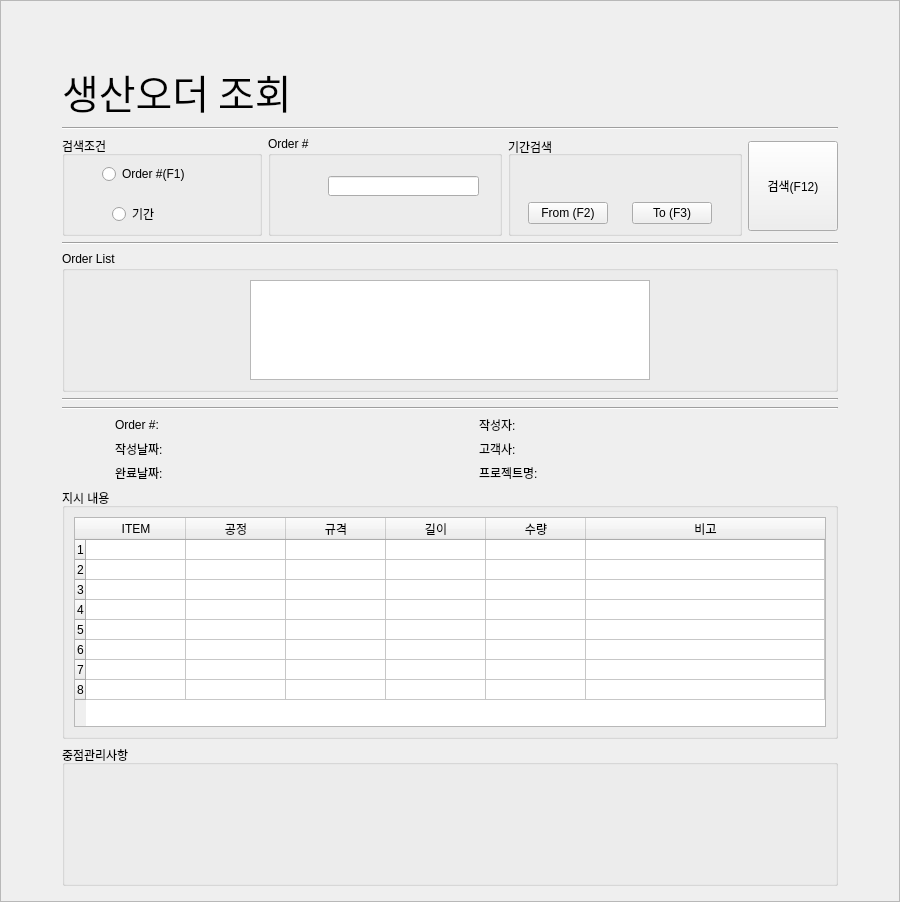
<?xml version="1.0" encoding="UTF-8"?>
<ui version="4.0">
 <class>Frame</class>
 <widget class="QFrame" name="Frame">
  <property name="geometry">
   <rect>
    <x>0</x>
    <y>0</y>
    <width>900</width>
    <height>902</height>
   </rect>
  </property>
  <property name="sizePolicy">
   <sizepolicy hsizetype="Fixed" vsizetype="Preferred">
    <horstretch>0</horstretch>
    <verstretch>0</verstretch>
   </sizepolicy>
  </property>
  <property name="minimumSize">
   <size>
    <width>900</width>
    <height>0</height>
   </size>
  </property>
  <property name="maximumSize">
   <size>
    <width>900</width>
    <height>16777215</height>
   </size>
  </property>
  <property name="windowTitle">
   <string>Frame</string>
  </property>
  <property name="styleSheet">
   <string notr="true">Frame{
	rgb(0, 255, 0)
}</string>
  </property>
  <property name="frameShape">
   <enum>QFrame::StyledPanel</enum>
  </property>
  <property name="frameShadow">
   <enum>QFrame::Raised</enum>
  </property>
  <layout class="QGridLayout" name="gridLayout_2">
   <item row="0" column="0">
    <layout class="QGridLayout" name="gridLayout">
     <property name="leftMargin">
      <number>50</number>
     </property>
     <property name="topMargin">
      <number>50</number>
     </property>
     <property name="rightMargin">
      <number>50</number>
     </property>
     <item row="0" column="0">
      <layout class="QVBoxLayout" name="verticalLayout">
       <item>
        <layout class="QHBoxLayout" name="horizontalLayout">
         <item>
          <widget class="QLabel" name="label">
           <property name="font">
            <font>
             <family>넥슨Lv2고딕 Bold</family>
             <pointsize>30</pointsize>
            </font>
           </property>
           <property name="text">
            <string>생산오더 조회</string>
           </property>
          </widget>
         </item>
         <item>
          <spacer name="horizontalSpacer">
           <property name="orientation">
            <enum>Qt::Horizontal</enum>
           </property>
           <property name="sizeHint" stdset="0">
            <size>
             <width>40</width>
             <height>20</height>
            </size>
           </property>
          </spacer>
         </item>
        </layout>
       </item>
       <item>
        <widget class="Line" name="line">
         <property name="orientation">
          <enum>Qt::Horizontal</enum>
         </property>
        </widget>
       </item>
       <item>
        <layout class="QHBoxLayout" name="horizontalLayout_3">
         <item>
          <widget class="QGroupBox" name="groupBox_condition">
           <property name="sizePolicy">
            <sizepolicy hsizetype="Maximum" vsizetype="Minimum">
             <horstretch>0</horstretch>
             <verstretch>0</verstretch>
            </sizepolicy>
           </property>
           <property name="minimumSize">
            <size>
             <width>200</width>
             <height>100</height>
            </size>
           </property>
           <property name="maximumSize">
            <size>
             <width>200</width>
             <height>100</height>
            </size>
           </property>
           <property name="title">
            <string>검색조건</string>
           </property>
           <property name="flat">
            <bool>false</bool>
           </property>
           <widget class="QRadioButton" name="radio_ordernumber">
            <property name="geometry">
             <rect>
              <x>40</x>
              <y>30</y>
              <width>100</width>
              <height>16</height>
             </rect>
            </property>
            <property name="minimumSize">
             <size>
              <width>100</width>
              <height>0</height>
             </size>
            </property>
            <property name="text">
             <string>Order #(F1)</string>
            </property>
            <property name="shortcut">
             <string>F1</string>
            </property>
           </widget>
           <widget class="QRadioButton" name="radio_orderdate">
            <property name="geometry">
             <rect>
              <x>50</x>
              <y>70</y>
              <width>100</width>
              <height>16</height>
             </rect>
            </property>
            <property name="minimumSize">
             <size>
              <width>100</width>
              <height>0</height>
             </size>
            </property>
            <property name="text">
             <string>기간</string>
            </property>
           </widget>
          </widget>
         </item>
         <item>
          <widget class="QGroupBox" name="groupBox_ordernumber">
           <property name="sizePolicy">
            <sizepolicy hsizetype="Minimum" vsizetype="Maximum">
             <horstretch>0</horstretch>
             <verstretch>0</verstretch>
            </sizepolicy>
           </property>
           <property name="minimumSize">
            <size>
             <width>0</width>
             <height>100</height>
            </size>
           </property>
           <property name="maximumSize">
            <size>
             <width>16777215</width>
             <height>100</height>
            </size>
           </property>
           <property name="title">
            <string>Order #</string>
           </property>
           <widget class="QLineEdit" name="edit_ordernumber">
            <property name="geometry">
             <rect>
              <x>60</x>
              <y>40</y>
              <width>151</width>
              <height>20</height>
             </rect>
            </property>
            <property name="sizePolicy">
             <sizepolicy hsizetype="Fixed" vsizetype="Fixed">
              <horstretch>0</horstretch>
              <verstretch>0</verstretch>
             </sizepolicy>
            </property>
            <property name="inputMask">
             <string/>
            </property>
            <property name="text">
             <string/>
            </property>
            <property name="maxLength">
             <number>6</number>
            </property>
            <property name="clearButtonEnabled">
             <bool>false</bool>
            </property>
           </widget>
          </widget>
         </item>
         <item>
          <widget class="QGroupBox" name="groupBox_orderdate">
           <property name="title">
            <string>기간검색</string>
           </property>
           <property name="alignment">
            <set>Qt::AlignLeading|Qt::AlignLeft|Qt::AlignVCenter</set>
           </property>
           <layout class="QGridLayout" name="gridLayout_6">
            <item row="1" column="0">
             <widget class="QPushButton" name="button_from">
              <property name="sizePolicy">
               <sizepolicy hsizetype="Maximum" vsizetype="Fixed">
                <horstretch>0</horstretch>
                <verstretch>0</verstretch>
               </sizepolicy>
              </property>
              <property name="minimumSize">
               <size>
                <width>80</width>
                <height>0</height>
               </size>
              </property>
              <property name="maximumSize">
               <size>
                <width>80</width>
                <height>16777215</height>
               </size>
              </property>
              <property name="text">
               <string>From (F2)</string>
              </property>
              <property name="shortcut">
               <string>F2</string>
              </property>
             </widget>
            </item>
            <item row="1" column="2">
             <widget class="QPushButton" name="button_to">
              <property name="sizePolicy">
               <sizepolicy hsizetype="Maximum" vsizetype="Fixed">
                <horstretch>0</horstretch>
                <verstretch>0</verstretch>
               </sizepolicy>
              </property>
              <property name="minimumSize">
               <size>
                <width>80</width>
                <height>0</height>
               </size>
              </property>
              <property name="maximumSize">
               <size>
                <width>80</width>
                <height>16777215</height>
               </size>
              </property>
              <property name="text">
               <string>To (F3)</string>
              </property>
              <property name="shortcut">
               <string>F3</string>
              </property>
             </widget>
            </item>
            <item row="0" column="2">
             <widget class="QLabel" name="label_to">
              <property name="sizePolicy">
               <sizepolicy hsizetype="Maximum" vsizetype="Preferred">
                <horstretch>0</horstretch>
                <verstretch>0</verstretch>
               </sizepolicy>
              </property>
              <property name="minimumSize">
               <size>
                <width>90</width>
                <height>0</height>
               </size>
              </property>
              <property name="maximumSize">
               <size>
                <width>90</width>
                <height>16777215</height>
               </size>
              </property>
              <property name="text">
               <string/>
              </property>
             </widget>
            </item>
            <item row="0" column="0">
             <widget class="QLabel" name="label_from">
              <property name="sizePolicy">
               <sizepolicy hsizetype="Maximum" vsizetype="Preferred">
                <horstretch>0</horstretch>
                <verstretch>0</verstretch>
               </sizepolicy>
              </property>
              <property name="minimumSize">
               <size>
                <width>90</width>
                <height>0</height>
               </size>
              </property>
              <property name="maximumSize">
               <size>
                <width>90</width>
                <height>16777215</height>
               </size>
              </property>
              <property name="text">
               <string/>
              </property>
             </widget>
            </item>
           </layout>
          </widget>
         </item>
         <item>
          <widget class="QPushButton" name="button_search">
           <property name="sizePolicy">
            <sizepolicy hsizetype="Maximum" vsizetype="Fixed">
             <horstretch>0</horstretch>
             <verstretch>0</verstretch>
            </sizepolicy>
           </property>
           <property name="minimumSize">
            <size>
             <width>90</width>
             <height>90</height>
            </size>
           </property>
           <property name="maximumSize">
            <size>
             <width>90</width>
             <height>90</height>
            </size>
           </property>
           <property name="text">
            <string>검색(F12)</string>
           </property>
           <property name="shortcut">
            <string>F12</string>
           </property>
          </widget>
         </item>
        </layout>
       </item>
       <item>
        <widget class="Line" name="line_2">
         <property name="orientation">
          <enum>Qt::Horizontal</enum>
         </property>
        </widget>
       </item>
       <item>
        <layout class="QVBoxLayout" name="verticalLayout_2">
         <item>
          <layout class="QHBoxLayout" name="horizontalLayout_2">
           <item>
            <widget class="QGroupBox" name="groupBox_list">
             <property name="title">
              <string>Order List</string>
             </property>
             <layout class="QGridLayout" name="gridLayout_5">
              <item row="0" column="0">
               <widget class="QListWidget" name="list_order">
                <property name="sizePolicy">
                 <sizepolicy hsizetype="Fixed" vsizetype="Fixed">
                  <horstretch>0</horstretch>
                  <verstretch>0</verstretch>
                 </sizepolicy>
                </property>
                <property name="minimumSize">
                 <size>
                  <width>400</width>
                  <height>100</height>
                 </size>
                </property>
                <property name="maximumSize">
                 <size>
                  <width>400</width>
                  <height>100</height>
                 </size>
                </property>
                <property name="editTriggers">
                 <set>QAbstractItemView::NoEditTriggers</set>
                </property>
                <property name="verticalScrollMode">
                 <enum>QAbstractItemView::ScrollPerPixel</enum>
                </property>
               </widget>
              </item>
             </layout>
            </widget>
           </item>
          </layout>
         </item>
         <item>
          <widget class="Line" name="line_3">
           <property name="orientation">
            <enum>Qt::Horizontal</enum>
           </property>
          </widget>
         </item>
         <item>
          <widget class="Line" name="line_4">
           <property name="orientation">
            <enum>Qt::Horizontal</enum>
           </property>
          </widget>
         </item>
         <item>
          <layout class="QHBoxLayout" name="horizontalLayout_4">
           <item>
            <spacer name="horizontalSpacer_2">
             <property name="orientation">
              <enum>Qt::Horizontal</enum>
             </property>
             <property name="sizeHint" stdset="0">
              <size>
               <width>40</width>
               <height>20</height>
              </size>
             </property>
            </spacer>
           </item>
           <item>
            <layout class="QVBoxLayout" name="verticalLayout_3">
             <item>
              <widget class="QLabel" name="label_6">
               <property name="sizePolicy">
                <sizepolicy hsizetype="Fixed" vsizetype="Preferred">
                 <horstretch>0</horstretch>
                 <verstretch>0</verstretch>
                </sizepolicy>
               </property>
               <property name="minimumSize">
                <size>
                 <width>100</width>
                 <height>0</height>
                </size>
               </property>
               <property name="maximumSize">
                <size>
                 <width>100</width>
                 <height>16777215</height>
                </size>
               </property>
               <property name="text">
                <string>Order #:</string>
               </property>
              </widget>
             </item>
             <item>
              <widget class="QLabel" name="label_4">
               <property name="sizePolicy">
                <sizepolicy hsizetype="Fixed" vsizetype="Preferred">
                 <horstretch>0</horstretch>
                 <verstretch>0</verstretch>
                </sizepolicy>
               </property>
               <property name="minimumSize">
                <size>
                 <width>100</width>
                 <height>0</height>
                </size>
               </property>
               <property name="maximumSize">
                <size>
                 <width>100</width>
                 <height>16777215</height>
                </size>
               </property>
               <property name="text">
                <string>작성날짜:</string>
               </property>
              </widget>
             </item>
             <item>
              <widget class="QLabel" name="label_7">
               <property name="sizePolicy">
                <sizepolicy hsizetype="Fixed" vsizetype="Preferred">
                 <horstretch>0</horstretch>
                 <verstretch>0</verstretch>
                </sizepolicy>
               </property>
               <property name="minimumSize">
                <size>
                 <width>100</width>
                 <height>0</height>
                </size>
               </property>
               <property name="maximumSize">
                <size>
                 <width>100</width>
                 <height>16777215</height>
                </size>
               </property>
               <property name="text">
                <string>완료날짜:</string>
               </property>
              </widget>
             </item>
            </layout>
           </item>
           <item>
            <layout class="QVBoxLayout" name="verticalLayout_5">
             <item>
              <widget class="QLabel" name="label_order">
               <property name="sizePolicy">
                <sizepolicy hsizetype="Fixed" vsizetype="Preferred">
                 <horstretch>0</horstretch>
                 <verstretch>0</verstretch>
                </sizepolicy>
               </property>
               <property name="minimumSize">
                <size>
                 <width>200</width>
                 <height>0</height>
                </size>
               </property>
               <property name="maximumSize">
                <size>
                 <width>200</width>
                 <height>16777215</height>
                </size>
               </property>
               <property name="text">
                <string/>
               </property>
               <property name="alignment">
                <set>Qt::AlignCenter</set>
               </property>
              </widget>
             </item>
             <item>
              <widget class="QLabel" name="label_start">
               <property name="sizePolicy">
                <sizepolicy hsizetype="Fixed" vsizetype="Preferred">
                 <horstretch>0</horstretch>
                 <verstretch>0</verstretch>
                </sizepolicy>
               </property>
               <property name="minimumSize">
                <size>
                 <width>200</width>
                 <height>0</height>
                </size>
               </property>
               <property name="maximumSize">
                <size>
                 <width>200</width>
                 <height>16777215</height>
                </size>
               </property>
               <property name="text">
                <string/>
               </property>
               <property name="alignment">
                <set>Qt::AlignCenter</set>
               </property>
              </widget>
             </item>
             <item>
              <widget class="QLabel" name="label_end">
               <property name="sizePolicy">
                <sizepolicy hsizetype="Fixed" vsizetype="Preferred">
                 <horstretch>0</horstretch>
                 <verstretch>0</verstretch>
                </sizepolicy>
               </property>
               <property name="minimumSize">
                <size>
                 <width>200</width>
                 <height>0</height>
                </size>
               </property>
               <property name="maximumSize">
                <size>
                 <width>200</width>
                 <height>16777215</height>
                </size>
               </property>
               <property name="text">
                <string/>
               </property>
               <property name="alignment">
                <set>Qt::AlignCenter</set>
               </property>
              </widget>
             </item>
            </layout>
           </item>
           <item>
            <spacer name="horizontalSpacer_4">
             <property name="orientation">
              <enum>Qt::Horizontal</enum>
             </property>
             <property name="sizeHint" stdset="0">
              <size>
               <width>40</width>
               <height>20</height>
              </size>
             </property>
            </spacer>
           </item>
           <item>
            <layout class="QVBoxLayout" name="verticalLayout_4">
             <item>
              <widget class="QLabel" name="label_5">
               <property name="sizePolicy">
                <sizepolicy hsizetype="Fixed" vsizetype="Preferred">
                 <horstretch>0</horstretch>
                 <verstretch>0</verstretch>
                </sizepolicy>
               </property>
               <property name="minimumSize">
                <size>
                 <width>100</width>
                 <height>0</height>
                </size>
               </property>
               <property name="maximumSize">
                <size>
                 <width>100</width>
                 <height>16777215</height>
                </size>
               </property>
               <property name="text">
                <string>작성자:</string>
               </property>
              </widget>
             </item>
             <item>
              <widget class="QLabel" name="label_3">
               <property name="sizePolicy">
                <sizepolicy hsizetype="Fixed" vsizetype="Preferred">
                 <horstretch>0</horstretch>
                 <verstretch>0</verstretch>
                </sizepolicy>
               </property>
               <property name="minimumSize">
                <size>
                 <width>100</width>
                 <height>0</height>
                </size>
               </property>
               <property name="maximumSize">
                <size>
                 <width>100</width>
                 <height>16777215</height>
                </size>
               </property>
               <property name="text">
                <string>고객사:</string>
               </property>
              </widget>
             </item>
             <item>
              <widget class="QLabel" name="label_2">
               <property name="sizePolicy">
                <sizepolicy hsizetype="Fixed" vsizetype="Preferred">
                 <horstretch>0</horstretch>
                 <verstretch>0</verstretch>
                </sizepolicy>
               </property>
               <property name="minimumSize">
                <size>
                 <width>100</width>
                 <height>0</height>
                </size>
               </property>
               <property name="maximumSize">
                <size>
                 <width>100</width>
                 <height>16777215</height>
                </size>
               </property>
               <property name="text">
                <string>프로젝트명:</string>
               </property>
              </widget>
             </item>
            </layout>
           </item>
           <item>
            <layout class="QVBoxLayout" name="verticalLayout_6">
             <item>
              <widget class="QLabel" name="label_orderer">
               <property name="sizePolicy">
                <sizepolicy hsizetype="Fixed" vsizetype="Preferred">
                 <horstretch>0</horstretch>
                 <verstretch>0</verstretch>
                </sizepolicy>
               </property>
               <property name="minimumSize">
                <size>
                 <width>200</width>
                 <height>0</height>
                </size>
               </property>
               <property name="maximumSize">
                <size>
                 <width>200</width>
                 <height>16777215</height>
                </size>
               </property>
               <property name="text">
                <string/>
               </property>
               <property name="alignment">
                <set>Qt::AlignCenter</set>
               </property>
              </widget>
             </item>
             <item>
              <widget class="QLabel" name="label_customer">
               <property name="sizePolicy">
                <sizepolicy hsizetype="Fixed" vsizetype="Preferred">
                 <horstretch>0</horstretch>
                 <verstretch>0</verstretch>
                </sizepolicy>
               </property>
               <property name="minimumSize">
                <size>
                 <width>200</width>
                 <height>0</height>
                </size>
               </property>
               <property name="maximumSize">
                <size>
                 <width>200</width>
                 <height>16777215</height>
                </size>
               </property>
               <property name="text">
                <string/>
               </property>
               <property name="alignment">
                <set>Qt::AlignCenter</set>
               </property>
              </widget>
             </item>
             <item>
              <widget class="QLabel" name="label_PJT">
               <property name="sizePolicy">
                <sizepolicy hsizetype="Fixed" vsizetype="Preferred">
                 <horstretch>0</horstretch>
                 <verstretch>0</verstretch>
                </sizepolicy>
               </property>
               <property name="minimumSize">
                <size>
                 <width>200</width>
                 <height>0</height>
                </size>
               </property>
               <property name="maximumSize">
                <size>
                 <width>200</width>
                 <height>16777215</height>
                </size>
               </property>
               <property name="text">
                <string/>
               </property>
               <property name="alignment">
                <set>Qt::AlignCenter</set>
               </property>
              </widget>
             </item>
            </layout>
           </item>
           <item>
            <spacer name="horizontalSpacer_3">
             <property name="orientation">
              <enum>Qt::Horizontal</enum>
             </property>
             <property name="sizeHint" stdset="0">
              <size>
               <width>40</width>
               <height>20</height>
              </size>
             </property>
            </spacer>
           </item>
          </layout>
         </item>
         <item>
          <widget class="QGroupBox" name="groupBox">
           <property name="sizePolicy">
            <sizepolicy hsizetype="Expanding" vsizetype="Expanding">
             <horstretch>0</horstretch>
             <verstretch>0</verstretch>
            </sizepolicy>
           </property>
           <property name="title">
            <string>지시 내용</string>
           </property>
           <layout class="QGridLayout" name="gridLayout_3">
            <item row="0" column="0">
             <widget class="QTableWidget" name="tableWidget">
              <property name="sizePolicy">
               <sizepolicy hsizetype="Expanding" vsizetype="Fixed">
                <horstretch>0</horstretch>
                <verstretch>0</verstretch>
               </sizepolicy>
              </property>
              <property name="minimumSize">
               <size>
                <width>0</width>
                <height>210</height>
               </size>
              </property>
              <property name="maximumSize">
               <size>
                <width>16777215</width>
                <height>210</height>
               </size>
              </property>
              <property name="editTriggers">
               <set>QAbstractItemView::NoEditTriggers</set>
              </property>
              <property name="selectionMode">
               <enum>QAbstractItemView::SingleSelection</enum>
              </property>
              <property name="selectionBehavior">
               <enum>QAbstractItemView::SelectRows</enum>
              </property>
              <property name="textElideMode">
               <enum>Qt::ElideRight</enum>
              </property>
              <property name="wordWrap">
               <bool>false</bool>
              </property>
              <property name="cornerButtonEnabled">
               <bool>false</bool>
              </property>
              <property name="rowCount">
               <number>8</number>
              </property>
              <property name="columnCount">
               <number>6</number>
              </property>
              <attribute name="horizontalHeaderCascadingSectionResizes">
               <bool>false</bool>
              </attribute>
              <attribute name="horizontalHeaderMinimumSectionSize">
               <number>50</number>
              </attribute>
              <attribute name="horizontalHeaderStretchLastSection">
               <bool>true</bool>
              </attribute>
              <attribute name="verticalHeaderDefaultSectionSize">
               <number>20</number>
              </attribute>
              <attribute name="verticalHeaderMinimumSectionSize">
               <number>20</number>
              </attribute>
              <row>
               <property name="text">
                <string>1</string>
               </property>
              </row>
              <row>
               <property name="text">
                <string>2</string>
               </property>
              </row>
              <row>
               <property name="text">
                <string>3</string>
               </property>
              </row>
              <row>
               <property name="text">
                <string>4</string>
               </property>
              </row>
              <row>
               <property name="text">
                <string>5</string>
               </property>
              </row>
              <row>
               <property name="text">
                <string>6</string>
               </property>
              </row>
              <row>
               <property name="text">
                <string>7</string>
               </property>
              </row>
              <row>
               <property name="text">
                <string>8</string>
               </property>
              </row>
              <column>
               <property name="text">
                <string>ITEM</string>
               </property>
               <property name="background">
                <color alpha="50">
                 <red>0</red>
                 <green>170</green>
                 <blue>255</blue>
                </color>
               </property>
              </column>
              <column>
               <property name="text">
                <string>공정</string>
               </property>
               <property name="background">
                <color alpha="50">
                 <red>0</red>
                 <green>170</green>
                 <blue>255</blue>
                </color>
               </property>
              </column>
              <column>
               <property name="text">
                <string>규격</string>
               </property>
               <property name="background">
                <color alpha="50">
                 <red>0</red>
                 <green>170</green>
                 <blue>255</blue>
                </color>
               </property>
              </column>
              <column>
               <property name="text">
                <string>길이</string>
               </property>
               <property name="background">
                <color alpha="50">
                 <red>0</red>
                 <green>170</green>
                 <blue>255</blue>
                </color>
               </property>
              </column>
              <column>
               <property name="text">
                <string>수량</string>
               </property>
               <property name="background">
                <color alpha="50">
                 <red>0</red>
                 <green>170</green>
                 <blue>255</blue>
                </color>
               </property>
              </column>
              <column>
               <property name="text">
                <string>비고</string>
               </property>
               <property name="background">
                <color alpha="50">
                 <red>0</red>
                 <green>170</green>
                 <blue>255</blue>
                </color>
               </property>
              </column>
             </widget>
            </item>
           </layout>
          </widget>
         </item>
         <item>
          <widget class="QGroupBox" name="groupBox_2">
           <property name="title">
            <string>중점관리사항</string>
           </property>
           <layout class="QGridLayout" name="gridLayout_4">
            <item row="0" column="0">
             <widget class="QLabel" name="label_special">
              <property name="sizePolicy">
               <sizepolicy hsizetype="Preferred" vsizetype="Fixed">
                <horstretch>0</horstretch>
                <verstretch>0</verstretch>
               </sizepolicy>
              </property>
              <property name="minimumSize">
               <size>
                <width>0</width>
                <height>100</height>
               </size>
              </property>
              <property name="maximumSize">
               <size>
                <width>16777215</width>
                <height>100</height>
               </size>
              </property>
              <property name="text">
               <string/>
              </property>
              <property name="wordWrap">
               <bool>true</bool>
              </property>
             </widget>
            </item>
           </layout>
          </widget>
         </item>
         <item>
          <spacer name="verticalSpacer">
           <property name="orientation">
            <enum>Qt::Vertical</enum>
           </property>
           <property name="sizeHint" stdset="0">
            <size>
             <width>20</width>
             <height>40</height>
            </size>
           </property>
          </spacer>
         </item>
        </layout>
       </item>
      </layout>
     </item>
    </layout>
   </item>
  </layout>
 </widget>
 <resources/>
 <connections/>
</ui>
